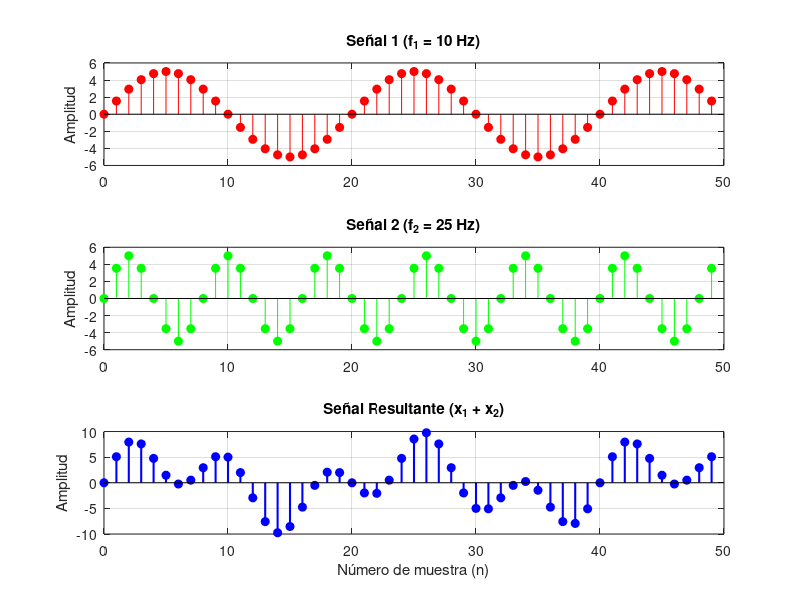

Write the MATLAB code that produced this figure.
clc; clear; close all;

% --- Parámetros ---
A  = 5;       % Amplitud idéntica para ambas señales
f1 = 10;      % Frecuencia de la primera señal (Hz)
f2 = 25;      % Frecuencia de la segunda señal (Hz)
fs = 200;     % Frecuencia de muestreo (Hz)
N  = 50;      % Cantidad de muestras del registro

% --- Generación de las señales discretas ---
n = 0:N-1;              % Índice de cada muestra
t = n / fs;             % Vector de tiempo discreto (s)

x1 = A * sin(2*pi*f1*t); % Primera señal sinusoidal
x2 = A * sin(2*pi*f2*t); % Segunda señal sinusoidal

% --- Suma de las señales ---
x_sum = x1 + x2;         % Señal resultante

% --- Gráficas ---
figure;

% Gráfica de la primera señal
subplot(3,1,1);
stem(n, x1, 'r', 'filled'); grid on;
title(['Señal 1 (f_1 = ', num2str(f1), ' Hz)']);
ylabel('Amplitud');

% Gráfica de la segunda señal
subplot(3,1,2);
stem(n, x2, 'g', 'filled'); grid on;
title(['Señal 2 (f_2 = ', num2str(f2), ' Hz)']);
ylabel('Amplitud');

% Gráfica de la señal resultante
subplot(3,1,3);
stem(n, x_sum, 'b', 'filled', 'LineWidth', 1.5); grid on;
title('Señal Resultante (x_1 + x_2)');
xlabel('Número de muestra (n)');
ylabel('Amplitud');
